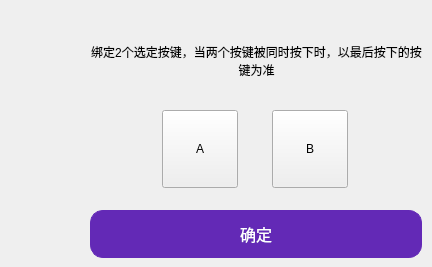
              <widget class="QWidget" name="tab24">
               <attribute name="title">
                <string>SnapKey</string>
               </attribute>
               <widget class="QPushButton" name="pushButton_OKSnap">
                <property name="geometry">
                 <rect>
                  <x>90</x>
                  <y>210</y>
                  <width>332</width>
                  <height>48</height>
                 </rect>
                </property>
                <property name="minimumSize">
                 <size>
                  <width>46</width>
                  <height>46</height>
                 </size>
                </property>
                <property name="font">
                 <font>
                  <family>MiSans</family>
                  <pointsize>-1</pointsize>
                  <italic>false</italic>
                  <bold>false</bold>
                 </font>
                </property>
                <property name="focusPolicy">
                 <enum>Qt::FocusPolicy::NoFocus</enum>
                </property>
                <property name="styleSheet">
                 <string notr="true">QPushButton{background-color:#6329B6;border:1px solid #6329B6;border-radius:13px;color:white;font-size:16px;}</string>
                </property>
                <property name="text">
                 <string>确定</string>
                </property>
               </widget>
               <widget class="QPushButton" name="pushButton_Snap1">
                <property name="geometry">
                 <rect>
                  <x>162</x>
                  <y>110</y>
                  <width>76</width>
                  <height>78</height>
                 </rect>
                </property>
                <property name="styleSheet">
                 <string notr="true">width:72px; height:72px;</string>
                </property>
                <property name="text">
                 <string>A</string>
                </property>
                <property name="checkable">
                 <bool>true</bool>
                </property>
                <attribute name="buttonGroup">
                 <string notr="true">buttonGroupSnap</string>
                </attribute>
               </widget>
               <widget class="QPushButton" name="pushButton_Snap2">
                <property name="geometry">
                 <rect>
                  <x>272</x>
                  <y>110</y>
                  <width>76</width>
                  <height>78</height>
                 </rect>
                </property>
                <property name="styleSheet">
                 <string notr="true">width:72px; height:72px;</string>
                </property>
                <property name="text">
                 <string>B</string>
                </property>
                <property name="checkable">
                 <bool>true</bool>
                </property>
                <attribute name="buttonGroup">
                 <string notr="true">buttonGroupSnap</string>
                </attribute>
               </widget>
               <widget class="QLabel" name="label_4">
                <property name="geometry">
                 <rect>
                  <x>90</x>
                  <y>40</y>
                  <width>333</width>
                  <height>41</height>
                 </rect>
                </property>
                <property name="text">
                 <string>绑定2个选定按键，当两个按键被同时按下时，以最后按下的按键为准</string>
                </property>
                <property name="alignment">
                 <set>Qt::AlignmentFlag::AlignCenter</set>
                </property>
                <property name="wordWrap">
                 <bool>true</bool>
                </property>
               </widget>
              </widget>
